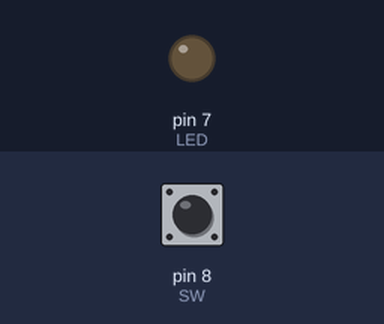
Simulated run of this sketch. Board: Arduino Uno, built with avr-gcc and run on an emulated ATmega328P. Shown: output pins drawn as LEDs (lit = HIGH). The test bench sets the inputs (shaded band); at power-on: pin 8 (SW) HIGH. What the sketch prints to the serial monitor is not drawn.

Above: at 8.8 s.
8.9 s: pin 8 (SW) pulled LOW for 3.2 s
At 10.8 s:
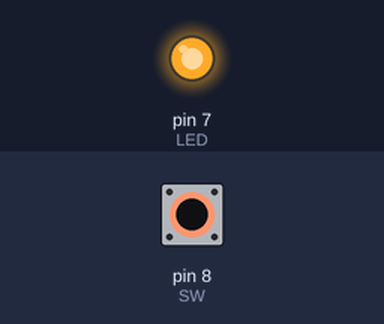
Timing chart, 0 to 24.1 s (numbered marks = the images above; inputs shaded):
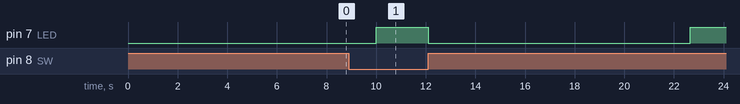

The sketch:

V1_LED_BUTTON.ino
```cpp
/* Control HD Video player bought from Henry lee May 2017
 * See H:\web_order\הזמנות מהנרי לי לתערוכת אופניים\נגני וידיאו ו LGP
 *  based on https://learn.adafruit.com/using-an-infrared-library/hardware-needed
 *  D3 output !!! IR led via 300, !!! can't change IO in code only in IRLibHardware.h
 *  D8, D9 input for switch (SW pulled up active low)
 *  15 June 2017 add volume control
 */
#include "Henry_Lee_Video_Player_Code.h" // IR code list
// see "טבלאות קודים נגן ווידיאו תערוכת אופניים 2017.xls" , lib: "H:\Amir Design\Arduino Sketch\IR Control"

#include <IRLibSendBase.h>    // First include the send base
//Now include only the protocols you wish to actually use.
//The lowest numbered protocol should be first but remainder
//can be any order.
#include <IRLib_P01_NEC.h>
#include <IRLibCombo.h>     // After all protocols, include this
// All of the above automatically creates a universal sending
// class called "IRsend" containing only the protocols you want.
// Now declare an instance of that sender.

#define SW   (8)// sw pin
#define LED  (7)// led sw pin
#define SERIAL_BAUD_RATE  (115200)
#define SERIAL_TIMEOUT    (1)
const int IR_STABLE_TIME = 10;
const int PLAYER_STABLE_TIME = 1000; //ms wait after start for player stable
const int MAX_VOLUME_LEVEL = 30; //30 plus 0
const int Next_Movie_Stable_Time = 500;// ms time waiting after change movie

int Current_Volume_Level = 0;//assume volume level = 0 No sound
int Optimal_Volume_Level = 20;//middle level
uint32_t Idle_Time_Counter = 0;
boolean Is_Silent = true;// assume silent

IRsend mySender;

bool first_entry = true;
long timer_player = 0;
const long TIME_TO_PLAY = 10000;
const int BOUNCE_TIME = 100;// ms time waiting befour re-enable pushbuton check
bool check;


bool PRESS_BUTTON(int IO) {

  // Check if the button is pressed
  if (digitalRead(IO) == LOW && check == LOW) {
     //Serial.println("press :");
     check = HIGH;         // Mark that the button is being pressed
    delay(BOUNCE_TIME); // Apply debounce delay
  }

  // Check if the button is released
  if (digitalRead(IO) == HIGH && check == HIGH) {
    //Serial.println("unpress");
    check = LOW;  // Reset the state for the next button press
    return HIGH;  // Indicate that the button was successfully pressed and released
  }
  return LOW; // Return false if the button is not in the desired state
}


void silent(){
  for (int i=0; i <= MAX_VOLUME_LEVEL; i++){
      mySender.send(NEC,IR_VOL_DN,0);//send volume down IR command
     // delay (IR_STABLE_TIME);//stable
       }
   Current_Volume_Level = 0;//
   Is_Silent = true; //
   Serial.println ("Now in silent");
 }

void set_volume_level(int Target_Volume_Level){
  if ((Target_Volume_Level >= 0)&& (Target_Volume_Level <= MAX_VOLUME_LEVEL)){
    if (Target_Volume_Level > Current_Volume_Level) {
      while (Current_Volume_Level < Target_Volume_Level){
          mySender.send(NEC,IR_VOL_UP,0);//send volume UP IR command
          delay (IR_STABLE_TIME);//stable
          Current_Volume_Level ++ ; //increase current volume level
         }

    }
    if (Current_Volume_Level > Target_Volume_Level ) {
      while (Current_Volume_Level > Target_Volume_Level){
          mySender.send(NEC,IR_VOL_DN,0);//send volume down IR command
          delay (IR_STABLE_TIME);//stable
          Current_Volume_Level -- ; //decrease  current volume level
         }


   }
   if (Current_Volume_Level == 0) {Is_Silent = true;}
   else {Is_Silent = false;};
  }
  Serial.print ("Current Volume Level is ");
  Serial.print ("\t"); //tab
  Serial.println (Current_Volume_Level);

}


void setup() {
  Serial.begin(SERIAL_BAUD_RATE);
  Serial.setTimeout(SERIAL_TIMEOUT);
  pinMode(SW, INPUT_PULLUP);// define input pins, active low
  pinMode(LED, OUTPUT);
  delay(PLAYER_STABLE_TIME);// wait for player stable and start
  Idle_Time_Counter = millis();// reset idle counter
  silent();
  set_volume_level(Optimal_Volume_Level);
  Serial.println ("init");
}

void loop() {

  if ( (millis() - timer_player) >= TIME_TO_PLAY){
    if(first_entry){
      digitalWrite(LED,HIGH);
      first_entry = false;
    }
    if(PRESS_BUTTON(SW)){
      digitalWrite(LED,LOW);
      mySender.send(NEC,IR_NEXT,0);//send Next IR command
      Serial.println ("NEXT");
      Idle_Time_Counter = millis();// reset idle counter
      delay(Next_Movie_Stable_Time); // wait 1 sec to make sure movie changed

      timer_player = millis();
      first_entry = true;
    }
  }

}
```

Henry_Lee_Video_Player_Code.h
```cpp
/* IR codes for Henry lee video player
 *  ordered May 2017 for Bicycle exhibition
 *  see See H:\web_order\הזמנות מהנרי לי לתערוכת אופניים\נגני וידיאו ו LGP
 *  Code table טבלאות קודים נגן ווידיאו תערוכת אופניים 2017.xls
 *  lib: H:\Amir Design\Arduino Sketch\IR Control
 */


#define IR_ON_OFF  0x00FF00FF
#define IR_MOVIE   0x00FF40BF
#define IR_STOP    0x00FF24DB
#define IR_OK      0x00FF5897
#define IR_PREV    0x00FF3BC4
#define IR_NEXT    0x00FFE817
#define IR_HDMI    0x00FFF00F
#define IR_VOL_UP  0x00FFB04F
#define IR_VOL_DN  0x00FFD02F
```
